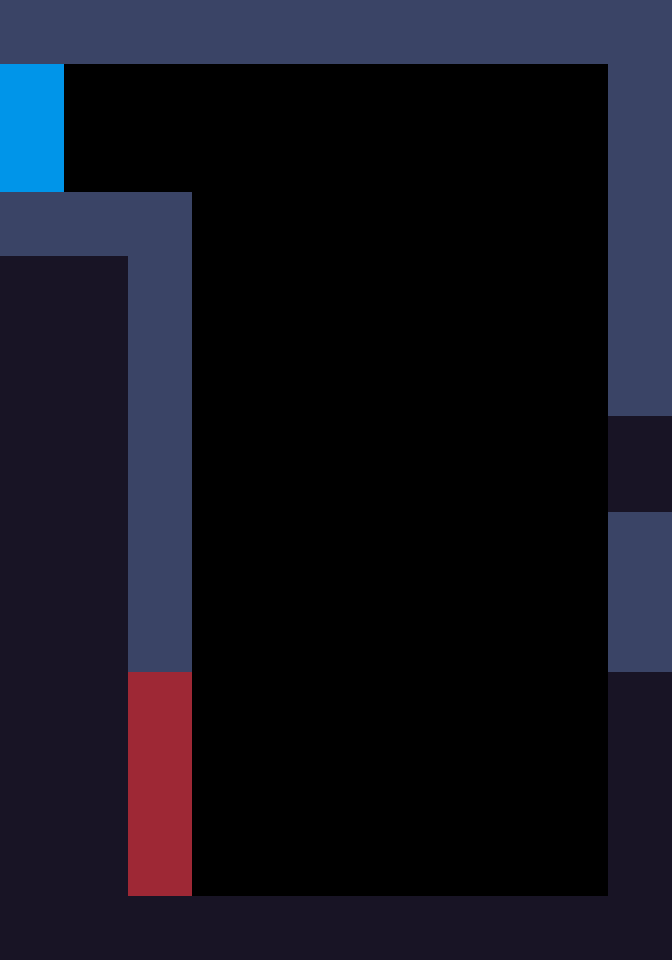

This is a level from a 2D game, rendered from its Tiled map with the project's own tilesets. A one-line summary and the complete map file follow:
An orthogonal 21x30 tile map with 32x32 px tiles, 1 tile layer (Tile Layer 1) and 2 objects (spawn, ball).

<map version="1.0" tiledversion="1.0.1" orientation="orthogonal" renderorder="right-down" width="21" height="30" tilewidth="32" tileheight="32" nextobjectid="4">
 <properties>
  <property name="title" value="Chevron" />
 </properties>
 <tileset firstgid="1" source="../tilemap/tileset.tsx" />
 <layer name="Tile Layer 1" width="21" height="30">
  <data encoding="csv">
4,4,4,4,4,4,4,4,4,4,4,4,4,4,4,4,4,4,4,4,4,
4,4,4,4,4,4,4,4,4,4,4,4,4,4,4,4,4,4,4,4,4,
2,2,0,0,0,0,0,0,0,0,0,0,0,0,0,0,0,0,0,4,4,
2,2,0,0,0,0,0,0,0,0,0,0,0,0,0,0,0,0,0,4,4,
2,2,0,0,0,0,0,0,0,0,0,0,0,0,0,0,0,0,0,4,4,
2,2,0,0,0,0,0,0,0,0,0,0,0,0,0,0,0,0,0,4,4,
4,4,4,4,4,4,0,0,0,0,0,0,0,0,0,0,0,0,0,4,4,
4,4,4,4,4,4,0,0,0,0,0,0,0,0,0,0,0,0,0,4,4,
1,1,1,1,4,4,0,0,0,0,0,0,0,0,0,0,0,0,0,4,4,
1,1,1,1,4,4,0,0,0,0,0,0,0,0,0,0,0,0,0,4,4,
1,1,1,1,4,4,0,0,0,0,0,0,0,0,0,0,0,0,0,4,4,
1,1,1,1,4,4,0,0,0,0,0,0,0,0,0,0,0,0,0,4,4,
1,1,1,1,4,4,0,0,0,0,0,0,0,0,0,0,0,0,0,4,4,
1,1,1,1,4,4,0,0,0,0,0,0,0,0,0,0,0,0,0,1,1,
1,1,1,1,4,4,0,0,0,0,0,0,0,0,0,0,0,0,0,1,1,
1,1,1,1,4,4,0,0,0,0,0,0,0,0,0,0,0,0,0,1,1,
1,1,1,1,4,4,0,0,0,0,0,0,0,0,0,0,0,0,0,4,4,
1,1,1,1,4,4,0,0,0,0,0,0,0,0,0,0,0,0,0,4,4,
1,1,1,1,4,4,0,0,0,0,0,0,0,0,0,0,0,0,0,4,4,
1,1,1,1,4,4,0,0,0,0,0,0,0,0,0,0,0,0,0,4,4,
1,1,1,1,4,4,0,0,0,0,0,0,0,0,0,0,0,0,0,4,4,
1,1,1,1,3,3,0,0,0,0,0,0,0,0,0,0,0,0,0,1,1,
1,1,1,1,3,3,0,0,0,0,0,0,0,0,0,0,0,0,0,1,1,
1,1,1,1,3,3,0,0,0,0,0,0,0,0,0,0,0,0,0,1,1,
1,1,1,1,3,3,0,0,0,0,0,0,0,0,0,0,0,0,0,1,1,
1,1,1,1,3,3,0,0,0,0,0,0,0,0,0,0,0,0,0,1,1,
1,1,1,1,3,3,0,0,0,0,0,0,0,0,0,0,0,0,0,1,1,
1,1,1,1,3,3,0,0,0,0,0,0,0,0,0,0,0,0,0,1,1,
1,1,1,1,1,1,1,1,1,1,1,1,1,1,1,1,1,1,1,1,1,
1,1,1,1,1,1,1,1,1,1,1,1,1,1,1,1,1,1,1,1,1
</data>
 </layer>
 <objectgroup name="Object Layer 1">
  <object id="2" type="spawn" x="448" y="832" />
  <object id="3" type="ball" x="288" y="832" />
 </objectgroup>
</map>
